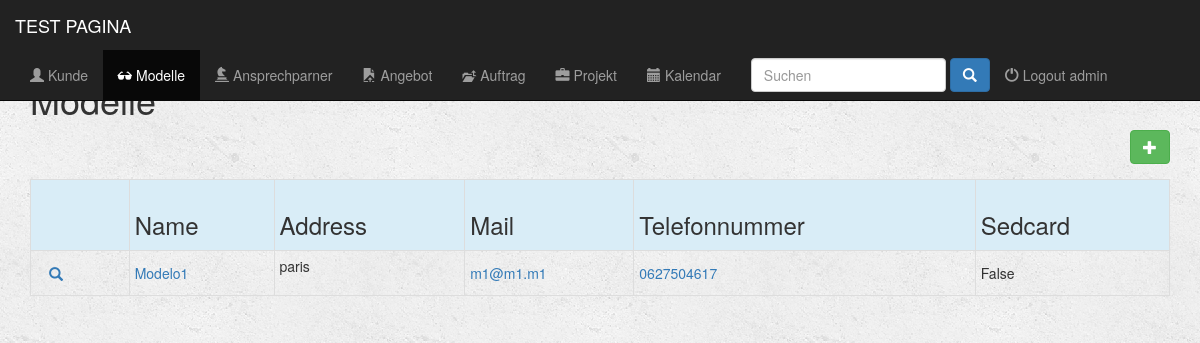
The app's page /apli/model/ (signed in), older data.
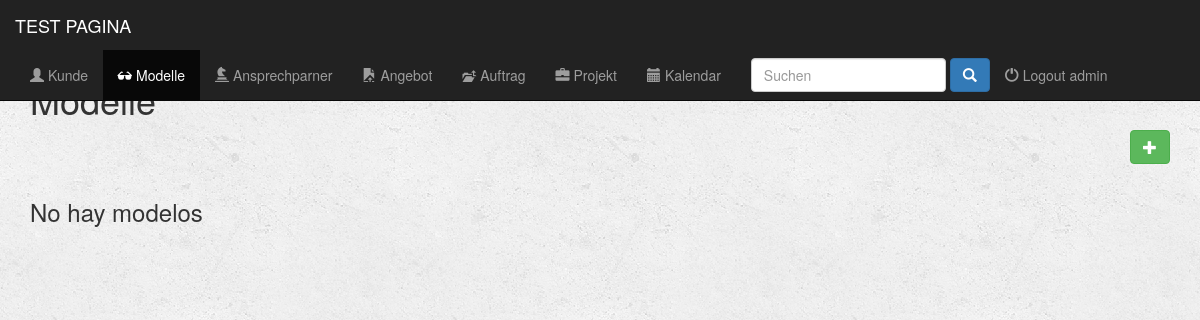
The same page, newer data.
### apli/models.py (models this page shows, shortened)
class Persona(models.Model):
    nombre_completo = models.CharField(max_length=300)
    nickname = models.CharField(max_length=300)
    adresse = models.CharField(max_length=300)
    email = models.EmailField()
    telephone = models.CharField(max_length=30)
    comment = models.CharField(max_length=500)
    sedcard = models.BooleanField(default=False)
    tipo = models.CharField(max_length=3, choices=(('mod', 'Modelo'), ('fot', 'Fotografo'), ('mak', 'Make Up'), ('sty', 'Styling'), ('rhh', 'Recursos Humanos'), ('otr', 'Styling')), default='mod')
    class Meta:
        verbose_name = 'Pesona'
        verbose_name_plural = 'Personas'

### apli/views.py (the view)
@login_required(login_url='/login/')
def index_model(request):
    all_models = Persona.objects.all()
    return render(request, 'apli/index_model.html', {'all_models': all_models})

### fullcalendar/fullcalendar.py (called while the page is built)
def css_url():
    return FULLCALENDAR['css_url']

def print_css_url():
    return FULLCALENDAR['print_css_url']

def javascript_url():
    return FULLCALENDAR['javascript_url']

def jquery_url():
    return FULLCALENDAR['jquery_url']

def jquery_ui_url():
    return FULLCALENDAR['jquery_ui_url']

### fullcalendar/templatetags/fullcalendar_tags.py (called while the page is built)
@register.inclusion_tag("fullcalendar/calendar_init.html")
def calendar_init(calendar_config_options):
    return {'calendar_config_options': mark_safe(calendar_config_options)}

@register.simple_tag
def fullcalendar_css_url():
    return css_url()

@register.simple_tag
def fullcalendar_print_css_url():
    return print_css_url()

@register.simple_tag
def fullcalendar_javascript_url():
    return javascript_url()

@register.simple_tag
def fullcalendar_jquery_url():
    return jquery_url()

@register.simple_tag
def fullcalendar_jquery_ui_url():
    return jquery_ui_url()

@register.simple_tag
def fullcalendar_css():
    url = fullcalendar_css_url()
    return mark_safe("<link href='%s' rel='stylesheet' />" % url)

@register.simple_tag
def fullcalendar_print_css():
    url = fullcalendar_print_css_url()
    return mark_safe("<link href='%s' rel='stylesheet' media='print' />" % url)

### apli/templates/apli/index_model.html (shortened to what this page needs)
{% extends 'apli/base.html' %}
{% block models_active %}active{% endblock %}
{% block body %}
        <div class="container">
                <div class=" form-group input-group form-inline col-md-12">
                    <h1>Modelle</h1>
                    <a href="{}" <button type="submit" class="btn btn-success btn-md pull-right" ><span class="glyphicon glyphicon-plus" aria-hidden="true"></span></a>
                </div>
        </div>
    <div class="container">
        {% if all_models %}
            <div class="table-responsive">
                <table class="table table-striped table-hover table-condensed table-bordered">
                    <tr class="active info">
                        <th></th>
                        <th><h3 class="form-control-static">Name</h3></th>
                        <th><h3 class="form-control-static">Address</h3></th>
                        <th><h3 class="form-control-static">Mail</h3></th>
                        <th><h3 class="form-control-static">Telefonnummer</h3></th>
                        <th><h3 class="form-control-static">Sedcard</h3></th>
                    </tr>
                    {% for modelo in all_models %}
                        <tr>
                            <td>
                                <div class=" btn-group-xs">
                                    <div class="">
                                        <a href={% url 'detail_model' modelo.id %} class="btn btn-link btn-link glyphicon glyphicon-search"></a>
                                    </div>
                                </div>
                            </td>
                            <td><a href="{% url 'detail_model' modelo.id %}"><p class="form-control-static">{{modelo.nombre_completo}}</p></a></td>
                            <td>{{modelo.adresse}}</td>
                            <td><a href="mailto:{{ modelo.email }}"><p class="form-control-static">{{modelo.email}}</p></a></td>
                            <td><a href="tel:{{ modelo.telephone }}"><p class="form-control-static">{{modelo.telephone}}</p></a></td>
                            <td><p class="form-control-static">{{modelo.sedcard}}</p></td>
                        </tr>
                    {% endfor %}
                </table>
            </div>
        {% else %}
            <h3>No hay modelos</h3>
        {% endif %}
    </div>
{% endblock%}

### apli/templates/apli/base.html (shortened to what this page needs)
{% load fullcalendar_tags %}
{% load static from staticfiles %}
<!DOCTYPE html>
<html lang="en">
    <head>
        {% fullcalendar_css %}
        {% fullcalendar_print_css %}
        <link rel="stylesheet" href="https://maxcdn.bootstrapcdn.com/bootstrap/3.3.6/css/bootstrap.min.css">
        <link rel="stylesheet" type="text/css" href="{% static 'apli/style.css' %}"/>
    </head>
    <body>
        <div class="container-fluid">
            <header>
                <div="row">
                    <nav class="navbar navbar-inverse navbar-fixed-top" role="navigation">
                        <div class="container-fluid">
                            <div class="navbar-header">
                                <a href="{% url 'ingreso' %}" class="navbar-brand">TEST PAGINA</a>
                            </div>
                            <div class="collapse navbar-collapse" id="topNavBar">
                                <ul class="nav navbar-nav">
                                    <li role="presentation" class="{% block contacts_active %}{% endblock %}"><a href="{% url 'index_contact' %}"><span class="glyphicon glyphicon-user" aria-hidden="true"></span> Kunde</a></li>
                                    <li role="presentation" class="{% block models_active %}{% endblock %}"><a href="{% url 'index_model' %}"><span class="glyphicon glyphicon-sunglasses" aria-hidden="true"></span> Modelle</a></li>
                                    <li role="presentation" class="{% block personas_active %}{% endblock %}"><a href="{% url 'index_personas' %}"><span class="glyphicon glyphicon-knight" aria-hidden="true"></span> Ansprechparner</a></li>
                                    <li role="presentation" class="{% block cotizaciones_active %}{% endblock %}"><a href="{% url 'index_cotizacion' %}"><span class="glyphicon glyphicon-open-file" aria-hidden="true"></span> Angebot</a></li>
                                    <li role="presentation" class="{% block ordenes_active %}{% endblock %}"><a href="{% url 'index_orden_compra' %}"><span class="glyphicon glyphicon-level-up" aria-hidden="true"></span> Auftrag</a></li>
                                    <li role="presentation" class="{% block projects_active %}{% endblock %}"><a href="{% url 'index_project' %}"><span class="glyphicon glyphicon-briefcase" aria-hidden="true"></span> Projekt</a></li>
                                    <li role="presentation" class="{% block calendario_active %}{% endblock %}"><a href="{% url 'calendar_by_user' %}"><span class="glyphicon glyphicon-calendar" aria-hidden="true"></span> Kalendar</a></li>
                                    <li role="presentation" >
                                        <form  method="GET" action="{% url 'busca' %}" class="navbar-form navbar-right" role="search" >
                                            <input type="text" placeholder="Suchen" class="form-control" name="q" value="{{ request.GET.q }}">
                                            <button type="submit" class="btn btn-primary ">
                                                <span class="glyphicon glyphicon-search"></span>
                                            </button>
                                        </form>
                                     </li>
                                    <div class= "nav navbar-nav" >
                                        {% if request.user.is_authenticated %}
                                            <li role="presentation" class="pull-right"><a href="{% url 'logout' %}" > <span class="glyphicon glyphicon-off" aria-hidden="true"></span> Logout {{ user}} </a></li>
                                        {% endif %}
                                    </div>
                                </ul>
                            </div>
                        </div>
                    </nav>
                </div>
        {% block body %}
        {% endblock %}
    </body>
</html>

Row changes from the older to the newer data that the page shows:
removed Persona: nombre_completo "Modelo1", adresse "paris", email "m1@m1.m1", telephone "0627504617", sedcard "False"
Text that changed along with them:
text no longer shown: "Name Address Mail Telefonnummer Sedcard"
text now shown: "No hay modelos"
